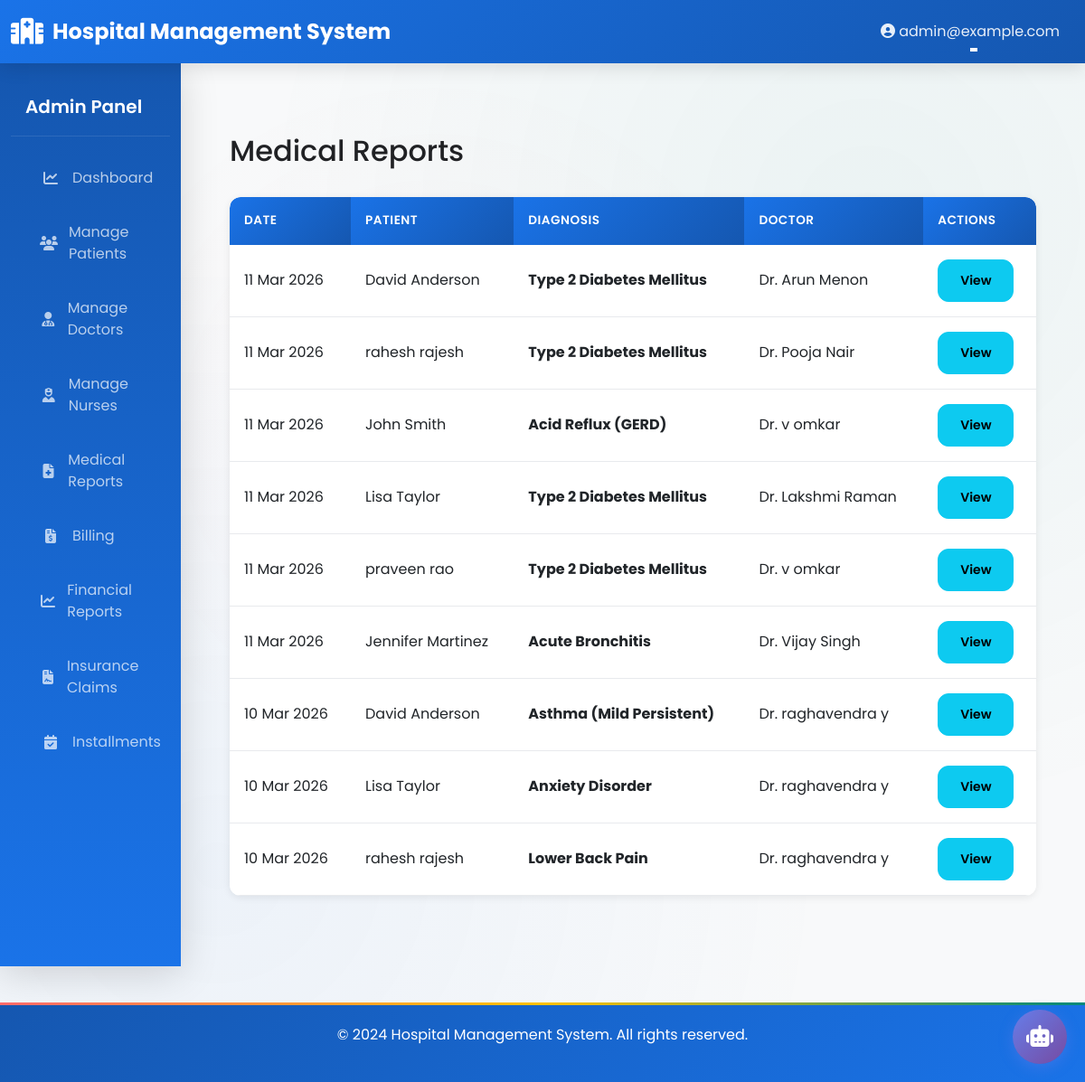
Screenshot of /reports/medical-reports/ (signed in) with the database file from the repository.
### accounts/models.py (models this page shows, shortened)
class CustomUser(AbstractUser):
    ROLE_CHOICES = (
        ('ADMIN', 'Administrator'),
        ('DOCTOR', 'Doctor'),
        ('NURSE', 'Nurse'),
        ('PHARMACIST', 'Pharmacist'),
        ('RECEPTIONIST', 'Receptionist'),
        ('PATIENT', 'Patient'),
    )
    role = models.CharField(max_length=20, choices=ROLE_CHOICES, default='PATIENT')
    phone = models.CharField(max_length=20, blank=True, null=True)
    address = models.TextField(blank=True, null=True)
    city = models.CharField(max_length=100, blank=True, null=True)
    state = models.CharField(max_length=100, blank=True, null=True)
    profile_picture = models.ImageField(upload_to='profile_pictures/', blank=True, null=True)
    created_at = models.DateTimeField(auto_now_add=True)
    updated_at = models.DateTimeField(auto_now=True)
    is_active_user = models.BooleanField(default=True)
    class Meta:
        ordering = ['-created_at']
        indexes = [
            models.Index(fields=['role']),
            models.Index(fields=['email']),
        ]

class MedicalReport(models.Model):
    patient = models.ForeignKey(Patient, on_delete=models.CASCADE, related_name='medical_reports')
    doctor = models.ForeignKey(Doctor, on_delete=models.CASCADE, related_name='medical_reports')
    diagnosis = models.TextField()
    treatment_plan = models.TextField()
    blood_pressure = models.CharField(max_length=10, blank=True, null=True)
    heart_rate = models.IntegerField(blank=True, null=True)
    temperature = models.DecimalField(max_digits=5, decimal_places=2, blank=True, null=True)
    lab_results = models.TextField(blank=True, null=True)
    notes = models.TextField(blank=True, null=True)
    report_file = models.FileField(upload_to='medical_reports/', blank=True, null=True)
    report_date = models.DateTimeField(auto_now_add=True)
    updated_at = models.DateTimeField(auto_now=True)
    class Meta:
        ordering = ['-report_date']
        indexes = [
            models.Index(fields=['-report_date']),
        ]

class Patient(models.Model):
    BLOOD_GROUP_CHOICES = (
        ('A+', 'A+'),
        ('A-', 'A-'),
        ('B+', 'B+'),
        ('B-', 'B-'),
        ('AB+', 'AB+'),
        ('AB-', 'AB-'),
        ('O+', 'O+'),
        ('O-', 'O-'),
    )
    GENDER_CHOICES = (
        ('M', 'Male'),
        ('F', 'Female'),
        ('O', 'Other'),
    )
    STATUS_CHOICES = (
        ('ADMITTED', 'Admitted'),
        ('DISCHARGED', 'Discharged'),
        ('OUTPATIENT', 'Outpatient'),
    )
    user = models.OneToOneField(CustomUser, on_delete=models.CASCADE, related_name='patient_profile')
    patient_id = models.CharField(max_length=50, unique=True)
    date_of_birth = models.DateField()
    gender = models.CharField(max_length=1, choices=GENDER_CHOICES)
    blood_group = models.CharField(max_length=5, choices=BLOOD_GROUP_CHOICES, blank=True, null=True)
    emergency_contact = models.CharField(max_length=20)
    emergency_contact_name = models.CharField(max_length=100)
    allergies = models.TextField(blank=True, null=True)
    medical_history = models.TextField(blank=True, null=True)
    assigned_doctor = models.ForeignKey(Doctor, on_delete=models.SET_NULL, null=True, blank=True,
                                        related_name='patients')
    assigned_nurse = models.ForeignKey(Nurse, on_delete=models.SET_NULL, null=True, blank=True,
                                       related_name='patients')
    admission_status = models.CharField(max_length=20, choices=STATUS_CHOICES, default='OUTPATIENT')
    admission_date = models.DateTimeField(null=True, blank=True)
    discharge_date = models.DateTimeField(null=True, blank=True)
    discharge_summary = models.TextField(blank=True, null=True)
    created_at = models.DateTimeField(auto_now_add=True)
    updated_at = models.DateTimeField(auto_now=True)
    class Meta:
        ordering = ['-created_at']
        indexes = [
            models.Index(fields=['patient_id']),
            models.Index(fields=['admission_status']),
        ]

class Doctor(models.Model):
    SPECIALIZATION_CHOICES = (
        ('CARDIOLOGY', 'Cardiology'),
        ('NEUROLOGY', 'Neurology'),
        ('ORTHOPEDICS', 'Orthopedics'),
        ('PEDIATRICS', 'Pediatrics'),
        ('GENERAL', 'General Medicine'),
        ('SURGERY', 'Surgery'),
        ('PSYCHIATRY', 'Psychiatry'),
        ('DERMATOLOGY', 'Dermatology'),
        ('PATHOLOGY', 'Pathology'),
        ('RADIOLOGY', 'Radiology'),
        ('OTHER', 'Other'),
    )
    user = models.OneToOneField(CustomUser, on_delete=models.CASCADE, related_name='doctor_profile')
    license_number = models.CharField(max_length=50, unique=True)
    specialization = models.CharField(max_length=50, choices=SPECIALIZATION_CHOICES)
    department = models.ForeignKey(Department, on_delete=models.SET_NULL, null=True, related_name='doctors')
    qualification = models.CharField(max_length=100)
    experience_years = models.IntegerField(validators=[MinValueValidator(0)])
    availability_start = models.TimeField(default='09:00')
    availability_end = models.TimeField(default='17:00')
    consultation_fee = models.DecimalField(max_digits=10, decimal_places=2, default=500)
    is_available = models.BooleanField(default=True)
    bio = models.TextField(blank=True, null=True)
    created_at = models.DateTimeField(auto_now_add=True)
    updated_at = models.DateTimeField(auto_now=True)
    class Meta:
        ordering = ['user__first_name']
        indexes = [
            models.Index(fields=['specialization']),
            models.Index(fields=['is_available']),
        ]

### reports/views.py (the view, shortened to what this page needs)
# urls.py: path('medical-reports/', views.AdminMedicalReportListView.as_view(), name='medical_report_list'),
class AdminMedicalReportListView(LoginRequiredMixin, UserPassesTestMixin, ListView):
    model = MedicalReport
    template_name = 'reports/medical_report_list.html'
    context_object_name = 'reports'
    paginate_by = 20
    def test_func(self):
        return self.request.user.role == 'ADMIN'
    def get_queryset(self):
        queryset = MedicalReport.objects.select_related('patient__user', 'doctor__user')
        search_query = self.request.GET.get('search', '')
        start_date = self.request.GET.get('start_date', '')
        end_date = self.request.GET.get('end_date', '')
        if start_date:
            queryset = queryset.filter(report_date__gte=start_date)
        if end_date:
            queryset = queryset.filter(report_date__lte=end_date)
        return queryset.order_by('-report_date')
    def get_context_data(self, **kwargs):
        context = super().get_context_data(**kwargs)
        context['search_query'] = self.request.GET.get('search', '')
        context['start_date'] = self.request.GET.get('start_date', '')
        context['end_date'] = self.request.GET.get('end_date', '')
        return context

### templates/reports/medical_report_list.html (shortened to what this page needs)
{% extends "base.html" %}
{% block content %}
<div class="container py-5">
    <div class="row mb-4">
        <div class="col-md-8">
            <h2>Medical Reports</h2>
        </div>
    </div>
    {% if reports %}
    <div class="table-responsive">
        <table class="table table-hover">
            <thead class="table-primary">
                <tr>
                    <th>Date</th>
                    <th>Patient</th>
                    <th>Diagnosis</th>
                    <th>Doctor</th>
                    <th>Actions</th>
                </tr>
            </thead>
            <tbody>
                {% for report in reports %}
                <tr>
                    <td>{{ report.report_date|date:"d M Y" }}</td>
                    <td>{{ report.patient.user.get_full_name }}</td>
                    <td><strong>{{ report.diagnosis }}</strong></td>
                    <td>Dr. {{ report.doctor.user.get_full_name }}</td>
                    <td>
                        <a href="{% url 'reports:medical_report_detail' report.id %}" class="btn btn-sm btn-info">
                            View
                        </a>
                    </td>
                </tr>
                {% endfor %}
            </tbody>
        </table>
    </div>
    {% else %}
    <div class="alert alert-info">
        <strong>No medical reports available.</strong>
    </div>
    {% endif %}
</div>
{% endblock %}

### templates/base.html (shortened to what this page needs)
{% load static %}
<!DOCTYPE html>
<html lang="en">
<head>
    <link href="https://cdn.jsdelivr.net/npm/bootstrap@5.3.0/dist/css/bootstrap.min.css" rel="stylesheet">
    <link rel="stylesheet" href="https://cdnjs.cloudflare.com/ajax/libs/font-awesome/6.4.0/css/all.min.css">
    <link rel="stylesheet" href="{% static 'css/custom.css' %}">
</head>
<body>
    <nav class="navbar navbar-expand-lg navbar-dark sticky-top">
        <div class="container-fluid">
            <a class="navbar-brand" href="{% url 'home' %}">
                <i class="fas fa-hospital"></i> Hospital Management System
            </a>
            <div class="collapse navbar-collapse" id="navbarNav">
                <ul class="navbar-nav ms-auto">
                    {% if user.is_authenticated %}
                    <li class="nav-item dropdown">
                        <a class="nav-link dropdown-toggle" href="#" id="userDropdown" role="button" data-bs-toggle="dropdown">
                            <i class="fas fa-user-circle"></i> {{ user.get_full_name|default:user.email }}
                        </a>
                    </li>
                    {% else %}
                    <li class="nav-item">
                        <a class="nav-link" href="{% url 'accounts:role_choice' %}">Login</a>
                    </li>
                    {% endif %}
                </ul>
            </div>
        </div>
    </nav>
    <div class="container-fluid">
        <div class="row">
            {% if user.is_authenticated %}
            <nav class="col-md-2 d-md-block bg-light sidebar">
                <div class="position-sticky pt-3">
                    {% if user.role == 'ADMIN' %}
                        <h5 class="px-3 text-white mb-3">Admin Panel</h5>
                        <ul class="nav flex-column">
                            <li class="nav-item">
                                <a class="nav-link" href="{% url 'dashboard:admin_dashboard' %}">
                                    <i class="fas fa-chart-line"></i> Dashboard
                                </a>
                            </li>
                            <li class="nav-item">
                                <a class="nav-link" href="{% url 'patients:patient_list' %}">
                                    <i class="fas fa-users"></i> Manage Patients
                                </a>
                            </li>
                            <li class="nav-item">
                                <a class="nav-link" href="{% url 'doctors:doctor_list' %}">
                                    <i class="fas fa-user-md"></i> Manage Doctors
                                </a>
                            </li>
                            <li class="nav-item">
                                <a class="nav-link" href="{% url 'nurses:nurse_list' %}">
                                    <i class="fas fa-user-nurse"></i> Manage Nurses
                                </a>
                            </li>
                            <li class="nav-item">
                                <a class="nav-link" href="{% url 'reports:medical_report_list' %}">
                                    <i class="fas fa-file-medical"></i> Medical Reports
                                </a>
                            </li>
                            <li class="nav-item">
                                <a class="nav-link" href="{% url 'billing:billing_list' %}">
                                    <i class="fas fa-file-invoice-dollar"></i> Billing
                                </a>
                            </li>
                            <li class="nav-item">
                                <a class="nav-link" href="{% url 'billing:financial_reports' %}">
                                    <i class="fas fa-chart-line"></i> Financial Reports
                                </a>
                            </li>
                            <li class="nav-item">
                                <a class="nav-link" href="{% url 'billing:insurance_claim_list' %}">
                                    <i class="fas fa-file-contract"></i> Insurance Claims
                                </a>
                            </li>
                            <li class="nav-item">
                                <a class="nav-link" href="{% url 'billing:installment_plan_list' %}">
                                    <i class="fas fa-calendar-check"></i> Installments
                                </a>
                            </li>
                        </ul>
                    {% endif %}
                </div>
            </nav>
            {% endif %}
            <main class="col-md-{% if user.is_authenticated %}10{% else %}12{% endif %}">
                <div class="main-content">
                    {% block content %}{% endblock %}
                </div>
            </main>
        </div>
    </div>
    <footer class="footer">
        <p>&copy; 2024 Hospital Management System. All rights reserved.</p>
    </footer>
    {% if user.is_authenticated %}
    <div id="chat-widget">
        <button id="chat-toggle-btn" class="chat-toggle-btn" onclick="toggleChat()">
            <i class="fas fa-robot"></i>
        </button>
    </div>
    {% endif %}
</body>
</html>

### templates/base.html (style rules this page uses)
#chat-widget { position: fixed; bottom: 20px; right: 20px; z-index: 1000; }
.chat-toggle-btn { width: 60px; height: 60px; border-radius: 50%; background: linear-gradient(135deg, #667eea 0%, #764ba2 100%); border: none; color: white; font-size: 24px; cursor: pointer; box-shadow: 0 4px 15px rgba(102, 126, 234, 0.4); transition: transform 0.3s; }

### rows the page displays
CustomUser: get_full_name "admin@example.com"
MedicalReport: report_date "11 Mar 2026", patient.user.get_full_name "David Anderson", diagnosis "Type 2 Diabetes Mellitus", doctor.user.get_full_name "Arun Menon"
MedicalReport: report_date "11 Mar 2026", patient.user.get_full_name "rahesh rajesh", diagnosis "Type 2 Diabetes Mellitus", doctor.user.get_full_name "Pooja Nair"
MedicalReport: report_date "11 Mar 2026", patient.user.get_full_name "John Smith", diagnosis "Acid Reflux (GERD)", doctor.user.get_full_name "v omkar"
MedicalReport: report_date "11 Mar 2026", patient.user.get_full_name "Lisa Taylor", diagnosis "Type 2 Diabetes Mellitus", doctor.user.get_full_name "Lakshmi Raman"
MedicalReport: report_date "11 Mar 2026", patient.user.get_full_name "praveen rao", diagnosis "Type 2 Diabetes Mellitus", doctor.user.get_full_name "v omkar"
MedicalReport: report_date "11 Mar 2026", patient.user.get_full_name "Jennifer Martinez", diagnosis "Acute Bronchitis", doctor.user.get_full_name "Vijay Singh"
MedicalReport: report_date "10 Mar 2026", patient.user.get_full_name "David Anderson", diagnosis "Asthma (Mild Persistent)", doctor.user.get_full_name "raghavendra y"
MedicalReport: report_date "10 Mar 2026", patient.user.get_full_name "Lisa Taylor", diagnosis "Anxiety Disorder", doctor.user.get_full_name "raghavendra y"
MedicalReport: report_date "10 Mar 2026", patient.user.get_full_name "rahesh rajesh", diagnosis "Lower Back Pain", doctor.user.get_full_name "raghavendra y"
